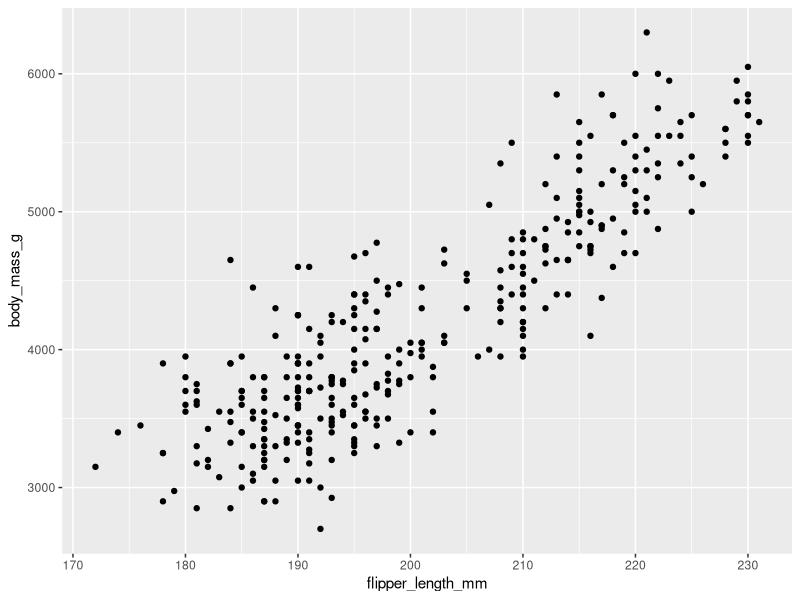
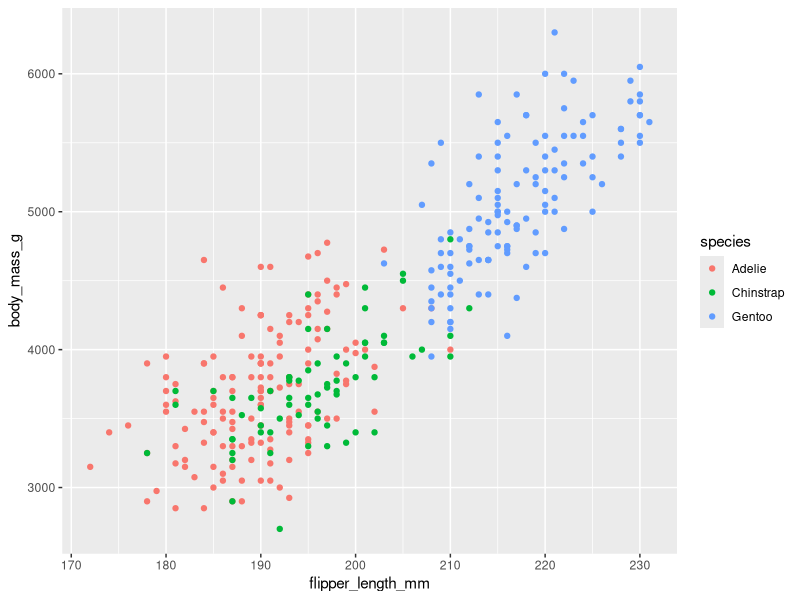
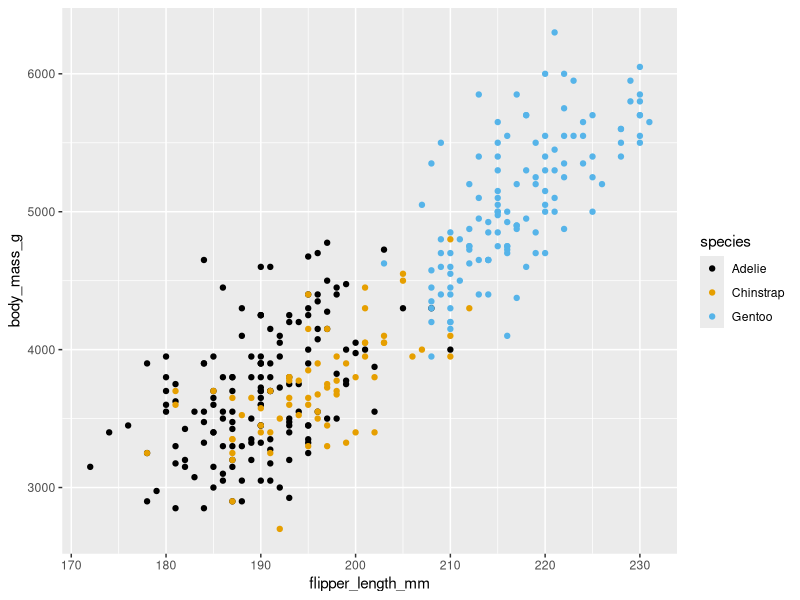
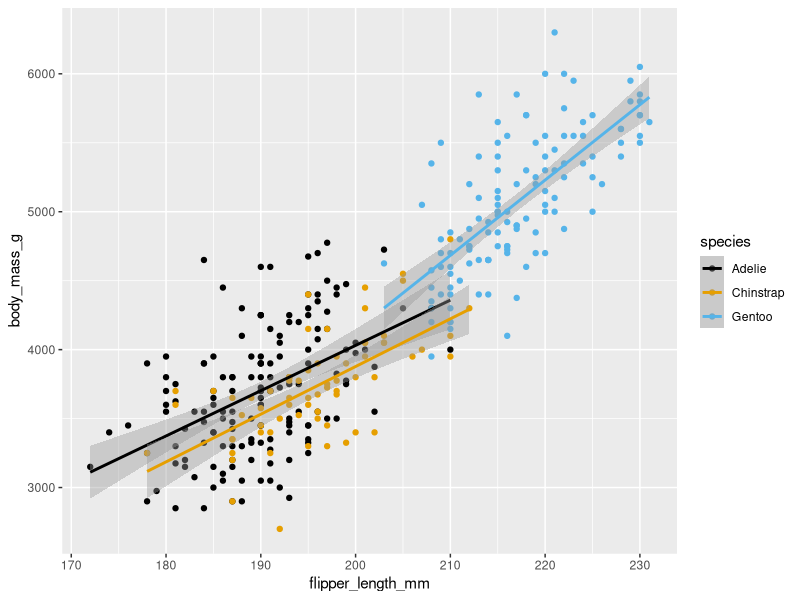
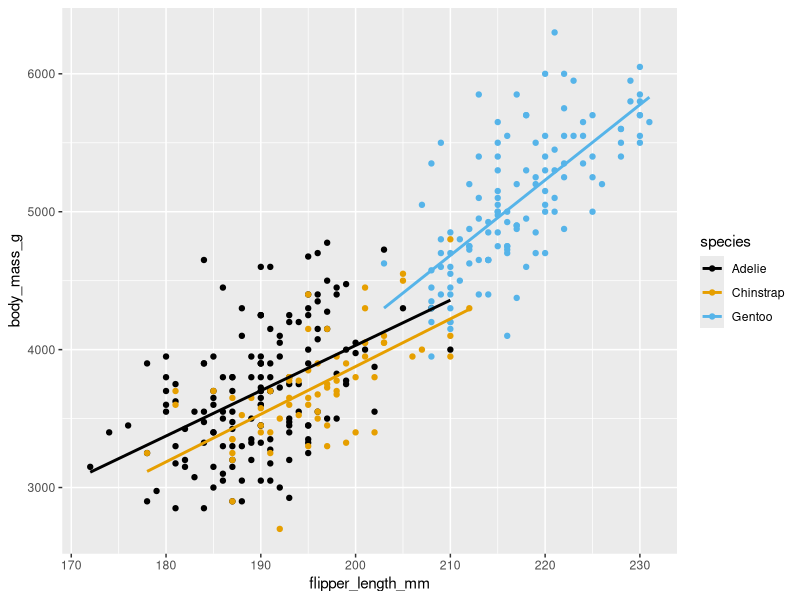
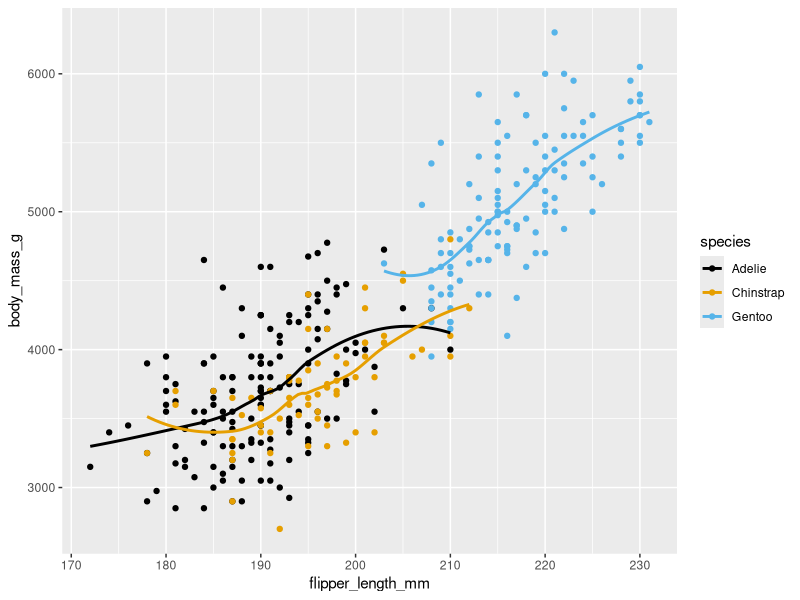
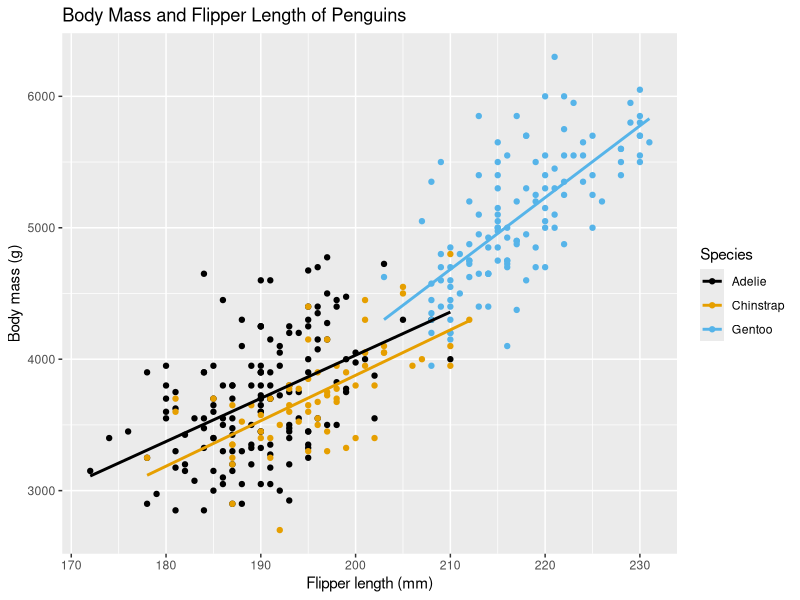
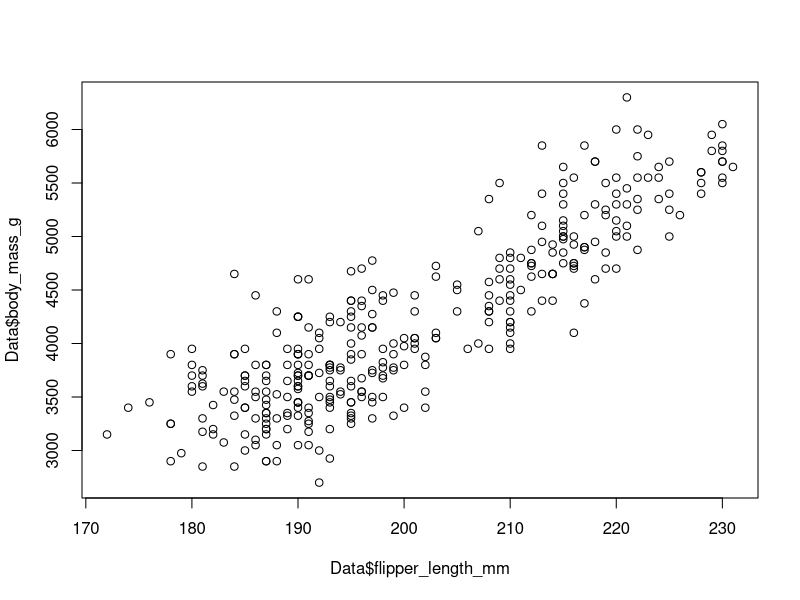

Here is the R script that generated these plots, in order:
## ---- chunk 1
library(tidyverse)
library(palmerpenguins)
library(ggthemes)
## ---- chunk 2
Data <- palmerpenguins::penguins
head(Data)
## ---- chunk 3
ggplot(Data, aes(x = flipper_length_mm, y = body_mass_g)) +
  geom_point()
## ---- chunk 4
ggplot(Data, aes(x = flipper_length_mm, y = body_mass_g, color = species)) +
  geom_point()
## ---- chunk 5
ggplot(Data, aes(x = flipper_length_mm, y = body_mass_g, color = species)) +
  geom_point() +
  scale_color_colorblind()
## ---- chunk 6
ggplot(Data, aes(x = flipper_length_mm, y = body_mass_g, color = species)) +
  geom_point() +
  scale_color_colorblind() + 
  geom_smooth(method = "lm")
## ---- chunk 7
ggplot(Data, aes(x = flipper_length_mm, y = body_mass_g, color = species)) +
  geom_point() +
  scale_color_colorblind() + 
  geom_smooth(method = "lm", se = FALSE)
## ---- chunk 8
ggplot(Data, aes(x = flipper_length_mm, y = body_mass_g, color = species)) +
  geom_point() +
  scale_color_colorblind() + 
  geom_smooth(method = "loess", se = FALSE)
## ---- chunk 9
ggplot(Data, aes(x = flipper_length_mm, y = body_mass_g, color = species)) +
  geom_point() +
  scale_color_colorblind() + 
  geom_smooth(method = "lm", se = FALSE) +
  labs(title = "Body Mass and Flipper Length of Penguins",
    x = "Flipper length (mm)", y = "Body mass (g)",
    color = "Species" )
## ---- chunk 10
plot(Data$flipper_length_mm, Data$body_mass_g)
## ---- chunk 11
ggplot(Data, aes(x = island, fill = species)) +
  geom_bar() + 
  scale_fill_colorblind()
## ---- chunk 12
ggplot(Data, aes(x = island, fill = species)) +
  geom_bar(position = "fill") + 
  scale_fill_colorblind()
## ---- chunk 13
table(Data$island, Data$species)
## ---- chunk 14
prop.table(table(Data$island, Data$species), margin = 1)
## ---- chunk 15
barplot(table(Data$species, Data$island))
## ---- chunk 16
ggplot(Data, aes(x = species, y = body_mass_g)) +
  geom_boxplot()
## ---- chunk 17
ggplot(penguins, aes(x = body_mass_g, color = species)) +
  geom_density() + 
  scale_color_colorblind()
## ---- chunk 18
boxplot(Data$body_mass_g ~ Data$species) ##y ~ x
## ---- chunk 19
ggplot(Data, aes(x = flipper_length_mm, y = body_mass_g, color = species)) +
  geom_point() +
  scale_color_colorblind() + 
  geom_smooth(method = "lm", se = FALSE) +
  labs(title = "Body Mass and Flipper Length of Penguins",
    x = "Flipper length (mm)", y = "Body mass (g)",
    color = "Species" ) + 
  facet_wrap(~island)
## ---- chunk 20
ggplot(Data, aes(x = species)) +
  geom_bar()
## ---- chunk 21
ggplot(Data, aes(x = species, y = after_stat(prop), group = 1)) + 
  geom_bar()
## ---- chunk 22
Data$species <- factor(Data$species, levels=c("Gentoo","Adelie","Chinstrap"))

ggplot(Data, aes(x = species, y = after_stat(prop), group = 1)) + 
  geom_bar()
## ---- chunk 23
table(Data$species)
prop.table(table(Data$species))
## ---- chunk 24
ggplot(Data, aes(y = body_mass_g)) +
  geom_boxplot()
## ---- chunk 25
ggplot(Data, aes(x = body_mass_g)) +
  geom_density()
## ---- chunk 26
boxplot(Data$body_mass_g) 
## ---- chunk 27
plot(density(Data$body_mass_g, na.rm=TRUE)) 
## ---- chunk 28
plot(rnorm(20))
## ---- chunk 29
y <- rnorm(20)
x <- 1:20
newDF <- data.frame(x,y)
ggplot(newDF, aes(x = x, y = y)) +
  geom_point()
